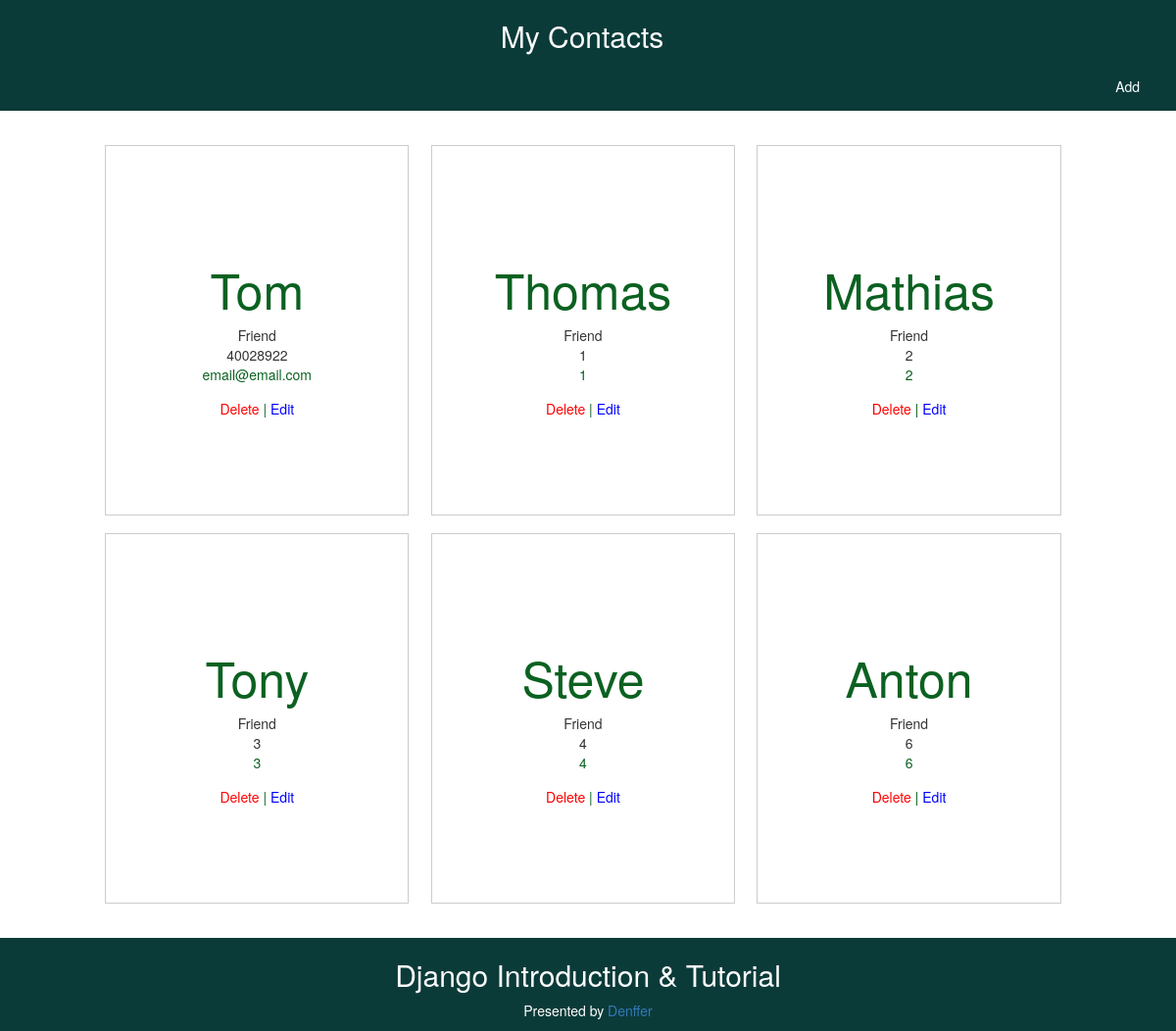
/, run on an earlier commit of the app's database.
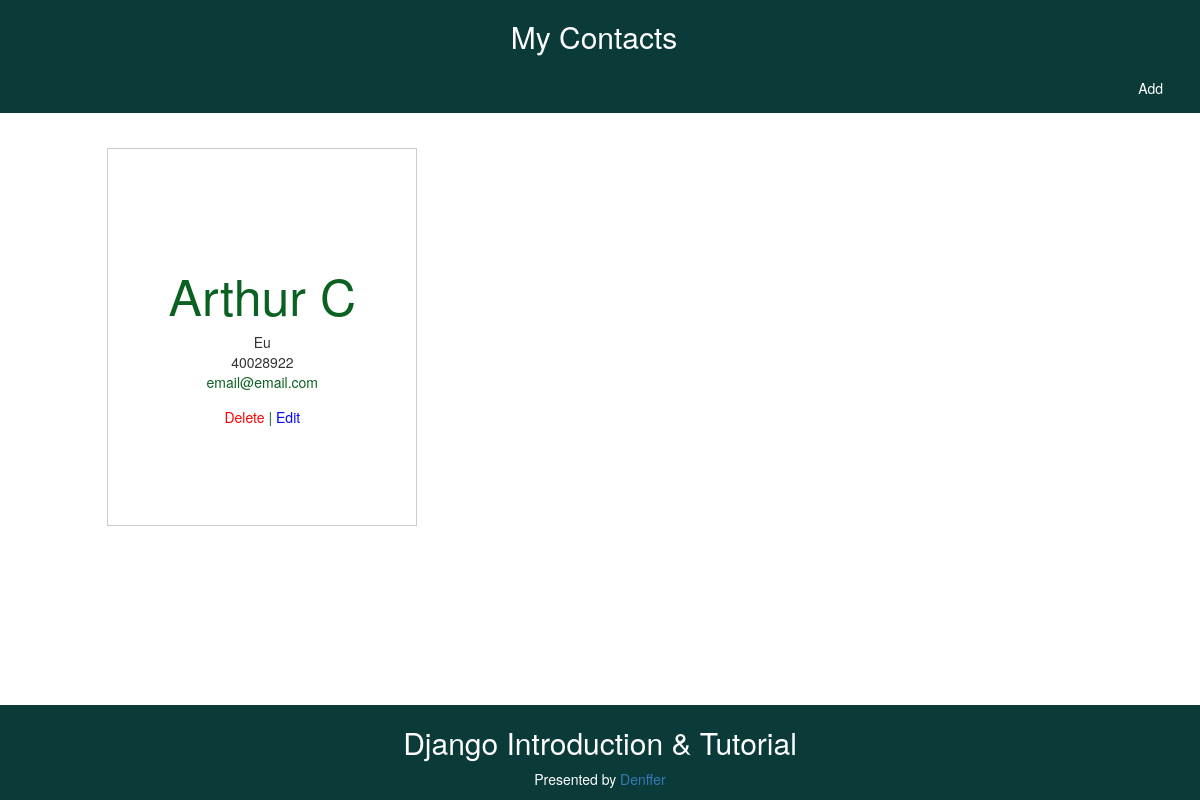
And on a later commit of the database.
### mycontacts/models.py (models this page shows)
class Contact(models.Model):
    name = models.CharField(max_length=200)
    relation = models.CharField(max_length=200)
    phone = models.CharField(max_length=200)
    email = models.CharField(max_length=200)

### mycontacts/views.py (the view)
# urls.py: path('', views.show),
def show(request):
    contact_list = Contact.objects.all()
    return render(request, 'mycontacts/show.html',{'contacts': contact_list})

### mycontacts/templates/mycontacts/show.html
{% extends 'mycontacts/background.html' %}
{% load static %}
{% block content %}
<div class="container-show">
    <ul class="grid" style="list-style-type: none">
    {% for contact in contacts %}
    <li>
        <div>
            <h2 class="name"><a href='detail/{{ contact.id }}'>{{ contact.name }}</a></h2>
            <div class="relation">{{ contact.relation }}</div>
            <div class="phone">{{ contact.phone }}</div>
            <div class="email">{{ contact.email }}</div>
            <div class="email" style="margin-top: 15px;">
                <a href='delete/{{ contact.id }}' style="color: red;">Delete</a> |
                <a href='edit/{{ contact.id }}' style="color: blue;">Edit</h5></a>
            </div>
        </div>
    </li>
    {%  endfor %}
    </ul>
</div>
{% endblock content %}

### mycontacts/templates/mycontacts/background.html (shortened to what this page needs)
{% load static %}
<!DOCTYPE HTML>
<html lang="en-US">
<head>
    <link rel="stylesheet" href="https://maxcdn.bootstrapcdn.com/bootstrap/3.3.5/css/bootstrap.min.css">
    <link rel="stylesheet" href="https://maxcdn.bootstrapcdn.com/bootstrap/3.3.5/css/bootstrap-theme.min.css">
    <link rel="stylesheet" href="{% static 'css/show.css' %}">
    <link rel="stylesheet" href="{% static 'css/add.css' %}">
</head>
<body>
    <div class="header">
        <h2><a href="/">My Contacts</a></h2>
        <div class="pull-right">
		    <a href="/add">Add</a>
		</div>
    </div>
    <div class="body">
            {% block content %}
    </div>
    <div class="footer">
        <h2>Django Introduction & Tutorial</h2>
        <p>Presented by <a href="https://www.facebook.com/denffer18">Denffer</a></p>
    </div>
</body>
</html>

### mycontacts/static/css/show.css (style rules this page uses)
html { height: 100%; }
.name { font-size: 50px; }
.email { color: #0B6121; }
.grid { overflow: hidden; padding: 2em 2em; max-width: 76em; margin: 0 auto; }
.grid li { padding: 0 0.8em 1.3em ; }
.grid li > div { border-bottom: 1.8px solid #cccccc; border-right: 1.4px solid #cccccc; border-left: 0.7px solid #cccccc; border-top: 0.6px solid #cccccc; background: #ffffff; padding: 7em 2em; text-align: center; }
.grid li a { color: #0B6121; }
@media all and (min-width: 27em) { .grid li { width: 100%; float: left; } }
@media all and (min-width: 40em) { .grid li { width: 50%; } }
@media all and (min-width: 60em) { .grid li { width: 33%; } }
.container-show { padding-top: 10%; padding-bottom: 7%; }
body { position: relative; margin: 0; min-height: 100%; }
.footer { color:white; text-align: center; padding: 0.5px; width: 100%; height: 95px; background-color: #0b3B39; position: absolute; right: 0; bottom: 0; left: 0; }
.header { color:white; background-color: #0B3B39; width: 100%; position:fixed; text-align: center; transition: top .2s ease-in; }
.header a { text-decoration:none; display:block; color:white; background: url(image url) center center no-repeat; margin-right: 12px; padding: 15px 25px; }
.header h2 a { text-decoration:none; color:white; padding: 0px 0px; }

What changed in the data, as far as the page shows it:
removed Contact: name "Tom", relation "Friend", phone "40028922", email "email@email.com"
removed Contact: name "Thomas", relation "Friend", phone "1", email "1"
removed Contact: name "Mathias", relation "Friend", phone "2", email "2"
removed Contact: name "Tony", relation "Friend", phone "3", email "3"
removed Contact: name "Steve", relation "Friend", phone "4", email "4"
removed Contact: name "Anton", relation "Friend", phone "6", email "6"
added Contact: name "Arthur C", relation "Eu", phone "40028922", email "email@email.com"
